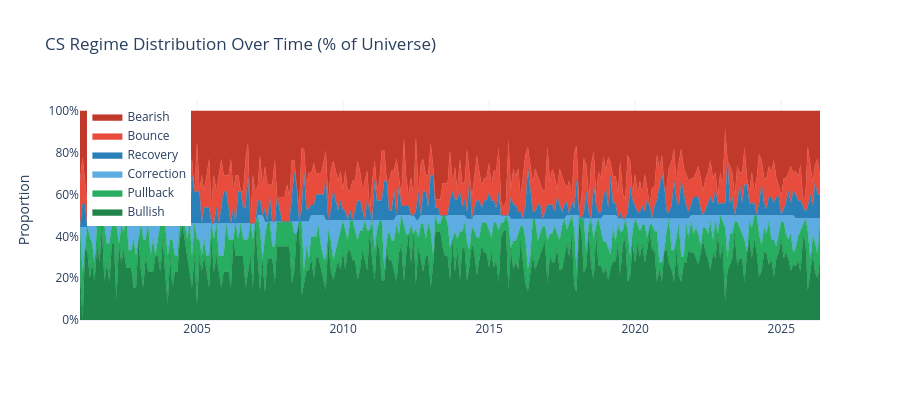

Notebook source saved alongside this figure:
### Code cell
# 국면별 티커 수 비율 시계열
regime_counts = pd.DataFrame(index=regime_df.index)
for regime_name in ALL_REGIMES:
    regime_counts[regime_name] = (regime_df == regime_name).sum(axis=1)

total = regime_counts.sum(axis=1)
regime_pct = regime_counts.div(total, axis=0)

fig = go.Figure()
for regime_name in ALL_REGIMES:
    color = REGIME_COLORS[regime_name]
    fig.add_trace(go.Scatter(
        x=regime_pct.index,
        y=regime_pct[regime_name],
        name=regime_name,
        stackgroup='one',
        fillcolor=color,
        line=dict(width=0.5, color=color),
    ))

fig.update_layout(
    title='CS Regime Distribution Over Time (% of Universe)',
    yaxis=dict(tickformat='.0%', title='Proportion'),
    template='plotly_white',
    height=400, width=900,
    legend=dict(x=0.01, y=0.99),
)
fig.show()

### Figure 1 — Plotly figure (JSON) as saved in the notebook; plotly's stock layout.template omitted (floating-point values rounded to 4 significant figures; data arrays with more than 128 entries replaced by an {"elided": "..."} marker saying what was removed)
{"data": [{"fillcolor": "#1e8449", "line": {"color": "#1e8449", "width": 0.5}, "name": "Bullish", "stackgroup": "one", "type": "scatter", "x": {"elided": "305 str values"}, "y": {"elided": "305 float values"}}, {"fillcolor": "#27ae60", "line": {"color": "#27ae60", "width": 0.5}, "name": "Pullback", "stackgroup": "one", "type": "scatter", "x": {"elided": "305 str values"}, "y": {"elided": "305 float values"}}, {"fillcolor": "#5dade2", "line": {"color": "#5dade2", "width": 0.5}, "name": "Correction", "stackgroup": "one", "type": "scatter", "x": {"elided": "305 str values"}, "y": {"elided": "305 float values"}}, {"fillcolor": "#2980b9", "line": {"color": "#2980b9", "width": 0.5}, "name": "Recovery", "stackgroup": "one", "type": "scatter", "x": {"elided": "305 str values"}, "y": {"elided": "305 float values"}}, {"fillcolor": "#e74c3c", "line": {"color": "#e74c3c", "width": 0.5}, "name": "Bounce", "stackgroup": "one", "type": "scatter", "x": {"elided": "305 str values"}, "y": {"elided": "305 float values"}}, {"fillcolor": "#c0392b", "line": {"color": "#c0392b", "width": 0.5}, "name": "Bearish", "stackgroup": "one", "type": "scatter", "x": {"elided": "305 str values"}, "y": {"elided": "305 float values"}}], "layout": {"height": 400, "legend": {"x": 0.01, "y": 0.99}, "title": {"text": "CS Regime Distribution Over Time (% of Universe)"}, "width": 900, "yaxis": {"tickformat": ".0%", "title": {"text": "Proportion"}}}}
